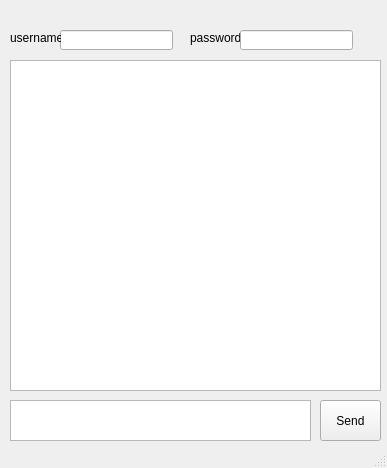
<?xml version="1.0" encoding="UTF-8"?>
<ui version="4.0">
 <class>Pychat</class>
 <widget class="QMainWindow" name="Pychat">
  <property name="geometry">
   <rect>
    <x>0</x>
    <y>0</y>
    <width>387</width>
    <height>468</height>
   </rect>
  </property>
  <property name="windowTitle">
   <string>Pychat v0.1</string>
  </property>
  <widget class="QWidget" name="centralwidget">
   <widget class="QTextBrowser" name="textBrowser">
    <property name="geometry">
     <rect>
      <x>10</x>
      <y>60</y>
      <width>371</width>
      <height>331</height>
     </rect>
    </property>
   </widget>
   <widget class="QTextEdit" name="textEdit">
    <property name="geometry">
     <rect>
      <x>10</x>
      <y>400</y>
      <width>301</width>
      <height>41</height>
     </rect>
    </property>
   </widget>
   <widget class="QPushButton" name="pushButton">
    <property name="geometry">
     <rect>
      <x>320</x>
      <y>400</y>
      <width>61</width>
      <height>41</height>
     </rect>
    </property>
    <property name="text">
     <string>Send</string>
    </property>
   </widget>
   <widget class="QLineEdit" name="lineEdit">
    <property name="geometry">
     <rect>
      <x>60</x>
      <y>30</y>
      <width>113</width>
      <height>20</height>
     </rect>
    </property>
   </widget>
   <widget class="QLabel" name="label_2">
    <property name="geometry">
     <rect>
      <x>10</x>
      <y>30</y>
      <width>51</width>
      <height>16</height>
     </rect>
    </property>
    <property name="text">
     <string>username:</string>
    </property>
   </widget>
   <widget class="QLabel" name="label_3">
    <property name="geometry">
     <rect>
      <x>190</x>
      <y>30</y>
      <width>51</width>
      <height>16</height>
     </rect>
    </property>
    <property name="text">
     <string>password:</string>
    </property>
   </widget>
   <widget class="QLineEdit" name="lineEdit_2">
    <property name="geometry">
     <rect>
      <x>240</x>
      <y>30</y>
      <width>113</width>
      <height>20</height>
     </rect>
    </property>
   </widget>
  </widget>
  <widget class="QStatusBar" name="statusbar"/>
 </widget>
 <resources/>
 <connections/>
</ui>
